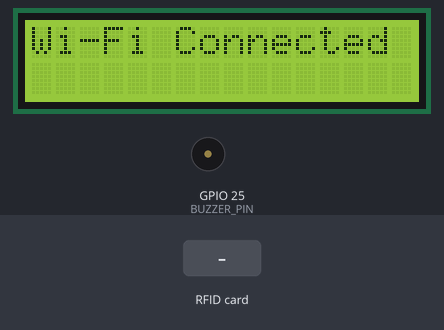
A sketch run on a simulated ESP32. Shown: 16×2 character LCD, buzzer (waves = sounding, pin HIGH). The test bench sets the inputs (shaded band). WiFi joins after 1.5 s; servers stay silent unless stated; uploads are accepted with an empty reply; what the sketch prints to the serial monitor is not drawn.

Above: at 3.2 s.
At 5.9 s:
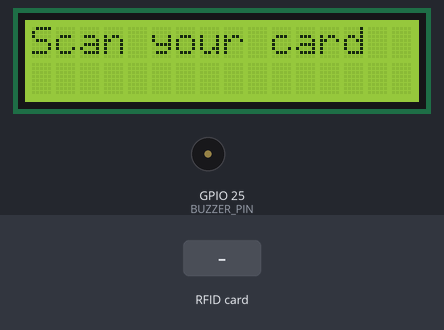
6.0 s: RFID card 5E 7A 19 C4 held to the reader
At 6.16 s:
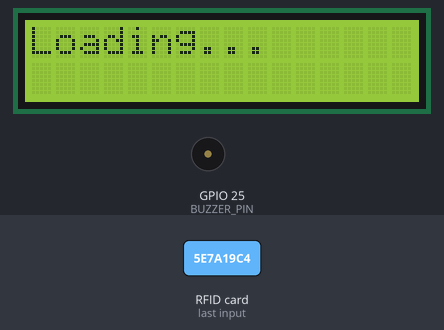
At 6.9 s:
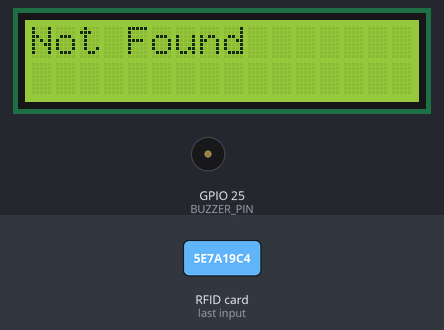
Timing chart, 0 to 9.0 s (numbered marks = the images above; inputs shaded):
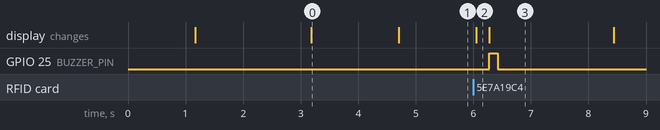

The sketch:

sas.ino
```cpp
#include <Wire.h>
#include <SPI.h>
#include <MFRC522.h>
#include <WiFi.h>
#include <HTTPClient.h>
#include <LiquidCrystal_I2C.h>

// ==== Hardware Pins ====
#define SS_PIN 15       // RFID SDA
#define RST_PIN 4       // RFID RST
#define BUZZER_PIN 25   // Buzzer

// ==== Objects ====
MFRC522 mfrc522(SS_PIN, RST_PIN);
LiquidCrystal_I2C lcd(0x27, 16, 2);

// ==== WiFi Credentials ====
const char* ssid = "no internet";
const char* password = "221-15-4983";

// ==== Server URL ====
const char* serverURL = "http://192.168.1.7:5000/attendances/create";

// ==== LCD Utility Functions ====
void showLCDMessage(const String& line1, const String& line2 = "") {
  lcd.clear();
  lcd.setCursor(0, 0);
  lcd.print(line1);
  if (line2 != "") {
    lcd.setCursor(0, 1);
    lcd.print(line2);
    Serial.println("[LCD] " + line1 + " | " + line2);
  } else {
    Serial.println("[LCD] " + line1);
  }
}

void showLongMessage(const String& message) {
  lcd.clear();
  if (message.length() <= 16) {
    lcd.setCursor(0, 0);
    lcd.print(message);
  } else {
    lcd.setCursor(0, 0);
    lcd.print(message.substring(0, 16));
    lcd.setCursor(0, 1);
    lcd.print(message.substring(16, min(message.length(), (size_t)32)));
  }
  Serial.println("[LCD] " + message);
}

// ==== Buzzer Utility ====
void buzzSuccess() {
  digitalWrite(BUZZER_PIN, HIGH);
  delay(150);
  digitalWrite(BUZZER_PIN, LOW);
  Serial.println("[BUZZER] Success tone");
}

void buzzFailure() {
  for (int i = 0; i < 2; i++) {
    digitalWrite(BUZZER_PIN, HIGH);
    delay(100);
    digitalWrite(BUZZER_PIN, LOW);
    delay(100);
  }
  Serial.println("[BUZZER] Failure tone (2 beeps)");
}

// ==== Setup ====
void setup() {
  Serial.begin(9600);
  Wire.begin(21, 22); // SDA, SCL for ESP32
  lcd.init();
  lcd.backlight();

  pinMode(BUZZER_PIN, OUTPUT);
  digitalWrite(BUZZER_PIN, LOW);

  SPI.begin();
  mfrc522.PCD_Init();

  showLCDMessage("Welcome", "Initializing...");
  delay(1000);

  // ==== Connect to WiFi ====
  WiFi.begin(ssid, password);
  showLCDMessage("Connecting", "to Wi-Fi...");
  Serial.println("Connecting to Wi-Fi...");
  while (WiFi.status() != WL_CONNECTED) {
    delay(1000);
    Serial.print(".");
  }
  Serial.println("\n[WiFi] Connected to Wi-Fi");
  Serial.print("[WiFi] IP Address: ");
  Serial.println(WiFi.localIP());

  showLCDMessage("Wi-Fi Connected");
  delay(1500);
  showLCDMessage("Scan your card");
}

// ==== Main Loop ====
void loop() {
  // Reconnect if WiFi drops
  if (WiFi.status() != WL_CONNECTED) {
    Serial.println("[WiFi] Disconnected. Attempting to reconnect...");
    WiFi.begin(ssid, password);
    while (WiFi.status() != WL_CONNECTED) {
      delay(1000);
      Serial.print(".");
    }
    Serial.println("\n[WiFi] Reconnected.");
    showLCDMessage("Wi-Fi", "Reconnected");
    delay(1000);
    showLCDMessage("Scan your card");
  }

  // Wait for RFID card
  if (!mfrc522.PICC_IsNewCardPresent() || !mfrc522.PICC_ReadCardSerial()) return;

  // Read UID
  String cardUID = "";
  for (byte i = 0; i < mfrc522.uid.size; i++) {
    cardUID += String(mfrc522.uid.uidByte[i], HEX);
  }
  cardUID.toUpperCase();
  Serial.println("[RFID] Card UID: " + cardUID);

  showLCDMessage("Loading...");
  sendUIDToServer(cardUID);

  delay(2000);
  showLCDMessage("Scan your card");
}

// ==== Send UID to Server ====
void sendUIDToServer(const String& uid) {
  if (WiFi.status() == WL_CONNECTED) {
    HTTPClient http;
    http.begin(serverURL);
    http.addHeader("Content-Type", "application/json");

    String jsonData = "{ \"nfcUID\": \"" + uid + "\" }";
    Serial.println("[HTTP] Sending JSON: " + jsonData);

    int httpResponseCode = http.POST(jsonData);
    Serial.print("[HTTP] Response Code: ");
    Serial.println(httpResponseCode);

    if (httpResponseCode > 0) {
      String response = http.getString();
      Serial.println("[HTTP] Response:");
      Serial.println(response);

      String message = extractValue(response, "\"message\":");
      Serial.println("[Parsed] Message: " + message);
      showLongMessage(message);

      if (message.indexOf("Invalid") != -1 || message.indexOf("not recognized") != -1) {
        buzzFailure(); // ❌ Invalid card
      } else {
        buzzSuccess(); // ✅ Valid card
      }
    } else {
      Serial.println("[HTTP] Failed to send UID.");
      showLCDMessage("Send Failed");
    }

    http.end();
  } else {
    Serial.println("[WiFi] Not connected.");
    showLCDMessage("Wi-Fi Error");
  }
}

// ==== Simple JSON Message Extractor ====
String extractValue(String response, String key) {
  int startIndex = response.indexOf(key);
  if (startIndex == -1) return "Not Found";

  startIndex = response.indexOf(":", startIndex) + 2;
  int endIndex = response.indexOf("\"", startIndex);
  return response.substring(startIndex, endIndex);
}
```

Measured:
- after the input at 6.0 s, GPIO 25 (BUZZER_PIN): LOW → HIGH after 0.28 s, → LOW 0.15 s later; the display: changes after 0.05 s (image 2)
- what the display in image 0 shows lasts 1.5 s, from 3.2 s to 4.7 s
- what the display in image 3 shows lasts 2.1 s, from 6.3 s to 8.4 s
